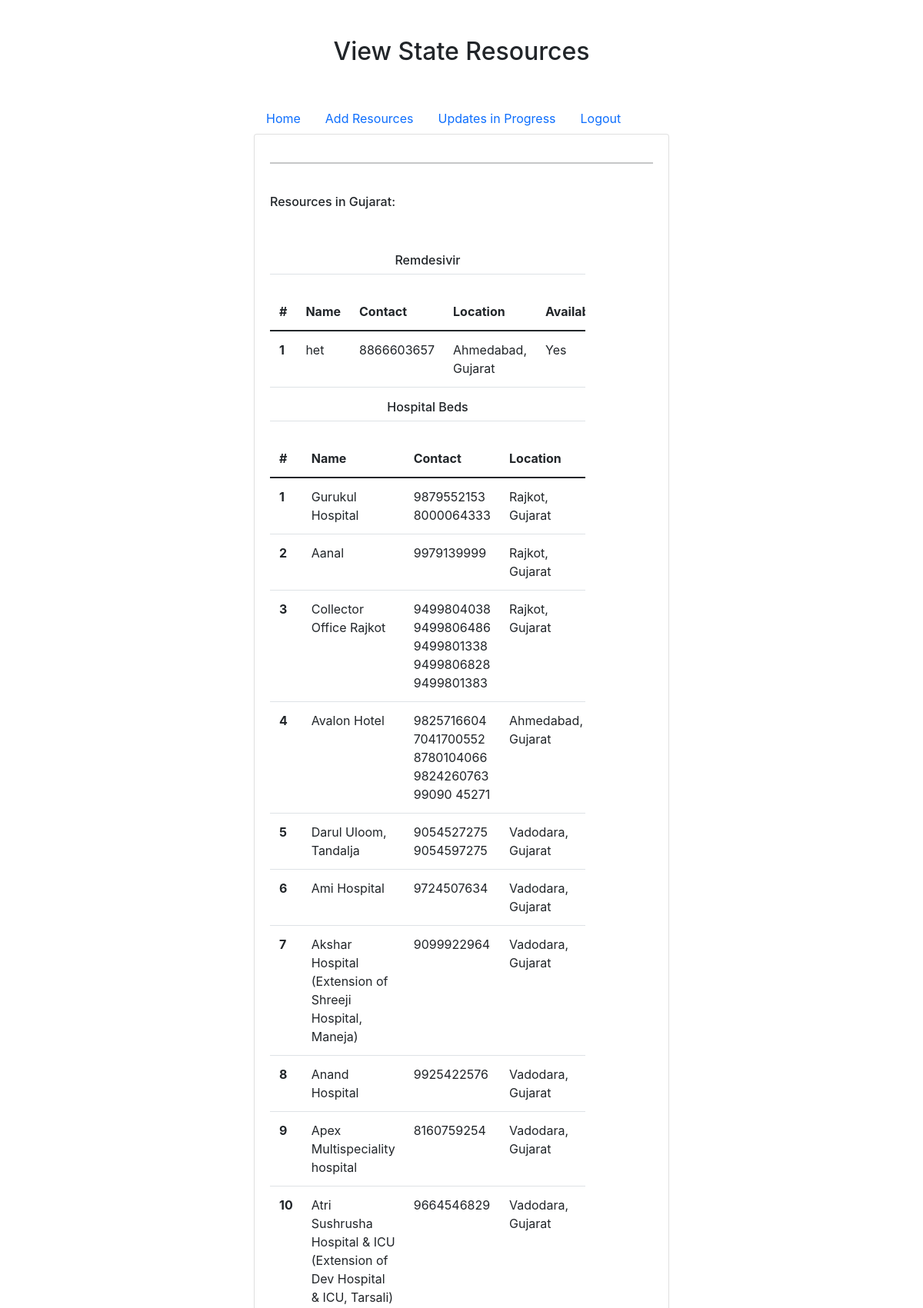
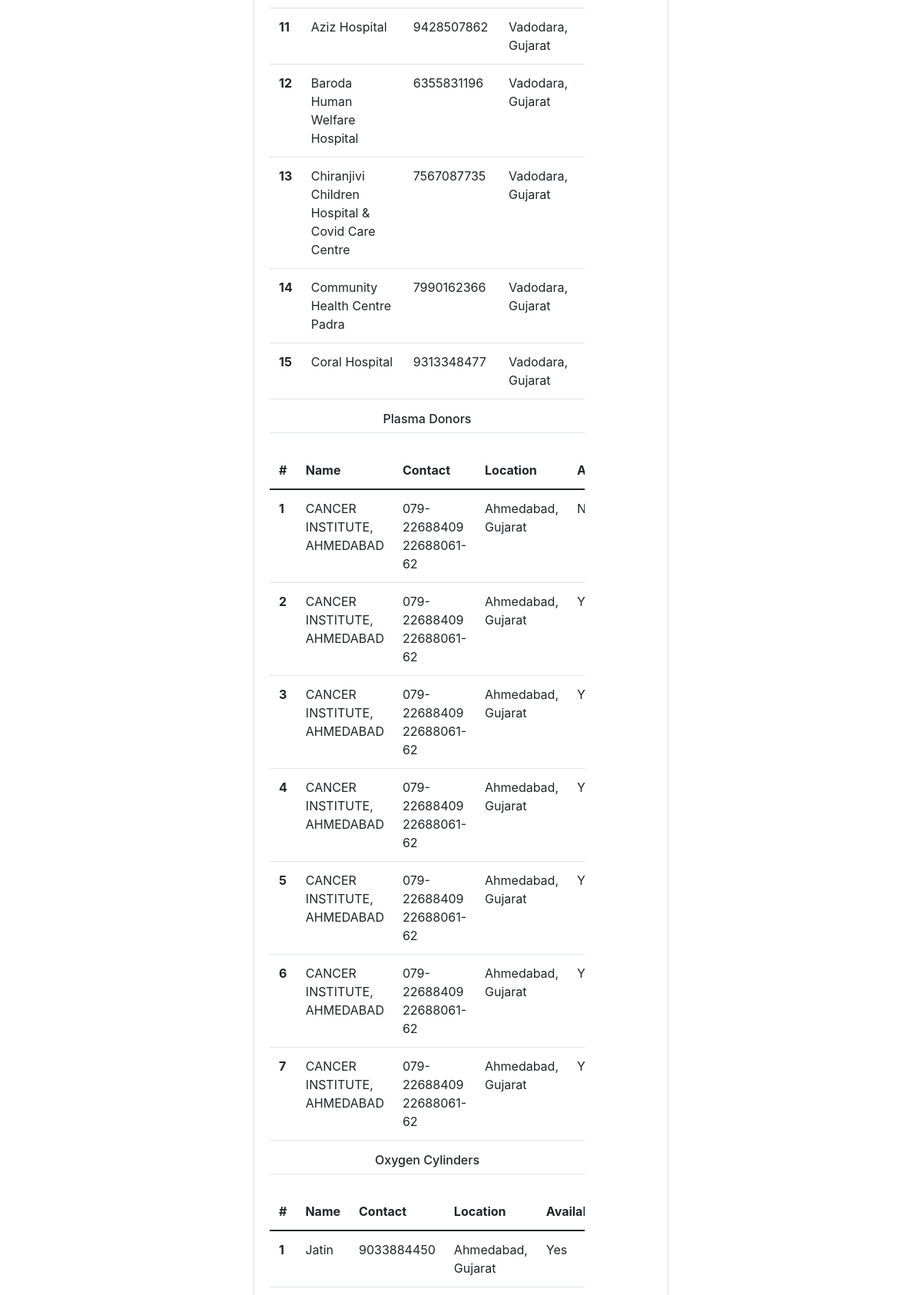
The page /admin/view-resources/12 (signed in, upper part) on the database its author committed (2 pictures, top to bottom).
### models.py (models this page shows)
class Donors(Base):
    __tablename__ = 'donors'
    id = Column(Integer, primary_key = True)
    name = Column(String)
    resource_id = Column(Integer,ForeignKey('resources.id', ondelete='CASCADE'))
    resources = relationship("Resources",backref ="available_donors")
    contact = Column(String)
    blood_group = Column(String)

### app.py (the view)
@app.route('/admin/view-resources/<state_id>', methods=['GET',"POST"])
def admin_view_resources(state_id):
    if request.method == 'GET':
        if not session.get('logged_in'):
            return redirect("/admin/login")
        else:
            state_id = int(state_id)
            state_name = states_data[int(state_id) - 1]["name"]
            responses = {}
            for req_res,req_res_name in enumerate(services_indices):
                response = []
                for resource in db_session.query(Resources).filter_by(state_id = state_id,
                                                                    resource_type=int(req_res),
                                                                    donor_or_recipient=0).all():
                    for donor in resource.available_donors:
                        contact = donor.contact.replace(",","\n")
                        city_id = resource.city_id
                        location = states_data[state_id - 1]["districts"][city_id - 1]["name"] + ", " + states_data[state_id - 1]["name"]
                        resp_dict = {"name":donor.name,
                                            'contact':contact,
                                            'location':location,
                                            "available":"Yes" if resource.available else "No",
                                            "donor_or_recipient":"Recipient" if resource.donor_or_recipient else "Donor",
                                            "count":resource.resource_count,
                                            "verified":"Yes" if resource.verified else "No",
                                            "is_approved_by_admin":"Yes" if resource.is_approved_by_admin else "No",
                                            "resource_id":resource.id}
                        if int(req_res) == 2:
                            resp_dict["blood_group"] = donor.blood_group
                        response.append(resp_dict)
                responses[req_res_name] = response
            return render_template("view_resource.html",state_name = state_name,responses=responses)

### templates/view_resource.html (shortened to what this page needs)
<!DOCTYPE html>
<html lang="en">
<head>
    <link href="https://cdn.jsdelivr.net/npm/bootstrap@5.0.0-beta3/dist/css/bootstrap.min.css" rel="stylesheet">
    <link href="https://maxcdn.bootstrapcdn.com/bootstrap/4.1.0/css/bootstrap.min.css" rel="stylesheet">
    <link rel="stylesheet" href="https://cdn.jsdelivr.net/npm/bootstrap-select@1.13.14/dist/css/bootstrap-select.min.css">
</head>
<body>
    <div class="container">
        <div class="row">
            <div class="col-md-12">
                <br>
                <br>
                <h2 class="text-center mb-5">View State Resources</h2>
                <div class="row">
                    <div class="col-md-6 offset-md-3">
                        <ul class="nav">
                            <li class="nav-item">
                              <a class="nav-link active" href="/admin/home" aria-current="page">Home</a>
                            </li>
                            <li class="nav-item">
                              <a class="nav-link active" href="/admin/add-data" tabindex="-1" aria-disabled="true">Add Resources</a>
                            </li>
                            <li class="nav-item">
                                <a class="nav-link active" href="/updates" tabindex="-1" aria-disabled="true">Updates in Progress</a>
                            </li>
                            <li class="nav-item">
                              <a class="nav-link active" href="/admin/logout" aria-current="page">Logout</a>
                            </li>
                        </ul>
                        <form action="/add-data" method="post" id="contribution-form">
                            <div class="card card-outline-secondary">
                                <div class="card-body">
                                    <hr>
                                    <div class="form-group row">
                                            <div class="col-lg-10">
                                                <br>
                                                <h6>Resources in {{state_name}}:</h6>
                                                <br>
                                                <br>
                                                <div class="table-responsive">
                                                    {%for res in responses.keys() %}
                                                        {%if responses[res]|length != 0%}
                                                            <div class="{{res}}-table">
                                                                <table class="table">
                                                                    <h6 class="text-center">
                                                                        {%if res == "plasma" %}
                                                                            Plasma Donors
                                                                        {%elif res == "oxygen" %}
                                                                            Oxygen Cylinders
                                                                        {%else%}
                                                                            {{res.replace("-"," ").title()}}
                                                                        {%endif%}
                                                                    </h6>
                                                                    <thead>
                                                                    <tr>
                                                                        <th scope="col">#</th>
                                                                        <th scope="col">Name</th>
                                                                        <th scope="col">Contact</th>
                                                                        <th scope="col">Location</th>
                                                                        <th scope="col">Available</th>
                                                                    </tr>
                                                                    </thead>
                                                                    {% for ix in range(responses[res]|length) %}
                                                                        <tr>
                                                                            <th scope='row'>{{ix+1}}</th>
                                                                            <td>{{responses[res][ix].name}}</td>
                                                                            <td>{{responses[res][ix].contact}}</td>
                                                                            <td>{{responses[res][ix].location}}</td>
                                                                            <td>{{responses[res][ix].available}}</td>
                                                                        </tr>
                                                                    {%endfor%}
                                                                </table>
                                                            </div>
                                                        {%endif%}
                                                    {%endfor%}
                                                    <br><br>
                                                </div>
                                            </div>
                                            </div>
                                        </div>
                                </div>
                            </div>
                    </div>
                </div>
            </div>
        </div>
    <br>
    <br>
    <br>
</body>
</html>

### rows shown on the page
Donors: name "het", contact "8866603657"
Donors: name "Gurukul Hospital"
Donors: name "Aanal", contact "9979139999"
Donors: name "Collector Office Rajkot"
Donors: name "Avalon Hotel"
Donors: name "Darul Uloom, Tandalja"
Donors: name "Ami Hospital", contact "9724507634"
Donors: name "Akshar Hospital (Extension of Shreeji Hospital, Maneja)", contact "9099922964"
Donors: name "Anand Hospital", contact "9925422576"
Donors: name "Apex Multispeciality hospital", contact "8160759254"
Donors: name "Atri Sushrusha Hospital & ICU (Extension of Dev Hospital & ICU, Tarsali)", contact "9664546829"
Donors: name "Aziz Hospital", contact "9428507862"
Donors: name "Baroda Human Welfare Hospital", contact "6355831196"
Donors: name "Chiranjivi Children Hospital & Covid Care Centre", contact "7567087735"
Donors: name "Community Health Centre Padra", contact "7990162366"
Donors: name "Coral Hospital", contact "9313348477"
Donors: name "CANCER INSTITUTE, AHMEDABAD"
Donors: name "CANCER INSTITUTE, AHMEDABAD"
Donors: name "CANCER INSTITUTE, AHMEDABAD"
Donors: name "CANCER INSTITUTE, AHMEDABAD"
Donors: name "CANCER INSTITUTE, AHMEDABAD"
Donors: name "CANCER INSTITUTE, AHMEDABAD"
Donors: name "CANCER INSTITUTE, AHMEDABAD"
Donors: name "Jatin", contact "9033884450"

### other values the page prints
{{ state_name }} "Gujarat"
{{ res.replace("-"," ").title() }} "Remdesivir" "Hospital Beds"
{{ ix+1 }} "1" "1" "2" "3" "4" "5" "6" "7" "8" "9" "10" "11" "12" "13" "14" "15" "1" "2" "3" "4" "5" "6" "7" "1"
{{ responses[res][ix].location }} "Ahmedabad, Gujarat" "Rajkot, Gujarat" "Rajkot, Gujarat" "Rajkot, Gujarat" "Ahmedabad, Gujarat" "Vadodara, Gujarat" "Vadodara, Gujarat" "Vadodara, Gujarat" "Vadodara, Gujarat" "Vadodara, Gujarat" "Vadodara, Gujarat" "Vadodara, Gujarat" "Vadodara, Gujarat" "Vadodara, Gujarat" "Vadodara, Gujarat" "Vadodara, Gujarat" "Ahmedabad, Gujarat" "Ahmedabad, Gujarat" "Ahmedabad, Gujarat" "Ahmedabad, Gujarat" "Ahmedabad, Gujarat" "Ahmedabad, Gujarat" "Ahmedabad, Gujarat" "Ahmedabad, Gujarat"
{{ responses[res][ix].available }} "Yes" "Yes"
{{ responses[res][ix].contact }} "9879552153 8000064333" "9499804038 9499806486 9499801338 9499806828 9499801383" "9825716604 7041700552 8780104066 9824260763 99090 45271" "9054527275 9054597275" "079-22688409 22688061-62" "079-22688409 22688061-62" "079-22688409 22688061-62" "079-22688409 22688061-62" "079-22688409 22688061-62" "079-22688409 22688061-62" "079-22688409 22688061-62"
